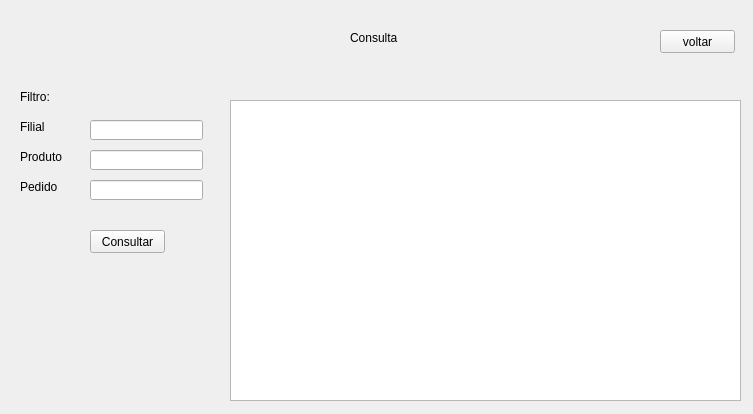
<?xml version="1.0" encoding="UTF-8"?>
<ui version="4.0">
 <class>Consultar</class>
 <widget class="QWidget" name="Consultar">
  <property name="geometry">
   <rect>
    <x>0</x>
    <y>0</y>
    <width>753</width>
    <height>414</height>
   </rect>
  </property>
  <property name="windowTitle">
   <string>Form</string>
  </property>
  <widget class="QLineEdit" name="lineEdit_3">
   <property name="geometry">
    <rect>
     <x>90</x>
     <y>180</y>
     <width>113</width>
     <height>20</height>
    </rect>
   </property>
  </widget>
  <widget class="QLabel" name="label">
   <property name="geometry">
    <rect>
     <x>350</x>
     <y>30</y>
     <width>61</width>
     <height>16</height>
    </rect>
   </property>
   <property name="text">
    <string>Consulta</string>
   </property>
  </widget>
  <widget class="QLineEdit" name="lineEdit">
   <property name="geometry">
    <rect>
     <x>90</x>
     <y>120</y>
     <width>113</width>
     <height>20</height>
    </rect>
   </property>
  </widget>
  <widget class="QLabel" name="label_5">
   <property name="geometry">
    <rect>
     <x>20</x>
     <y>180</y>
     <width>47</width>
     <height>13</height>
    </rect>
   </property>
   <property name="text">
    <string>Pedido</string>
   </property>
  </widget>
  <widget class="QLabel" name="label_3">
   <property name="geometry">
    <rect>
     <x>20</x>
     <y>120</y>
     <width>47</width>
     <height>13</height>
    </rect>
   </property>
   <property name="text">
    <string>Filial</string>
   </property>
  </widget>
  <widget class="QLabel" name="label_2">
   <property name="geometry">
    <rect>
     <x>20</x>
     <y>90</y>
     <width>47</width>
     <height>13</height>
    </rect>
   </property>
   <property name="text">
    <string>Filtro: </string>
   </property>
  </widget>
  <widget class="QPushButton" name="pushButton_2">
   <property name="geometry">
    <rect>
     <x>660</x>
     <y>30</y>
     <width>75</width>
     <height>23</height>
    </rect>
   </property>
   <property name="text">
    <string>voltar</string>
   </property>
  </widget>
  <widget class="QPushButton" name="pushButton">
   <property name="geometry">
    <rect>
     <x>90</x>
     <y>230</y>
     <width>75</width>
     <height>23</height>
    </rect>
   </property>
   <property name="text">
    <string>Consultar</string>
   </property>
  </widget>
  <widget class="QLineEdit" name="lineEdit_2">
   <property name="geometry">
    <rect>
     <x>90</x>
     <y>150</y>
     <width>113</width>
     <height>20</height>
    </rect>
   </property>
  </widget>
  <widget class="QTableView" name="tableView">
   <property name="geometry">
    <rect>
     <x>230</x>
     <y>100</y>
     <width>511</width>
     <height>301</height>
    </rect>
   </property>
  </widget>
  <widget class="QLabel" name="label_4">
   <property name="geometry">
    <rect>
     <x>20</x>
     <y>150</y>
     <width>47</width>
     <height>13</height>
    </rect>
   </property>
   <property name="text">
    <string>Produto</string>
   </property>
  </widget>
 </widget>
 <resources/>
 <connections/>
</ui>
